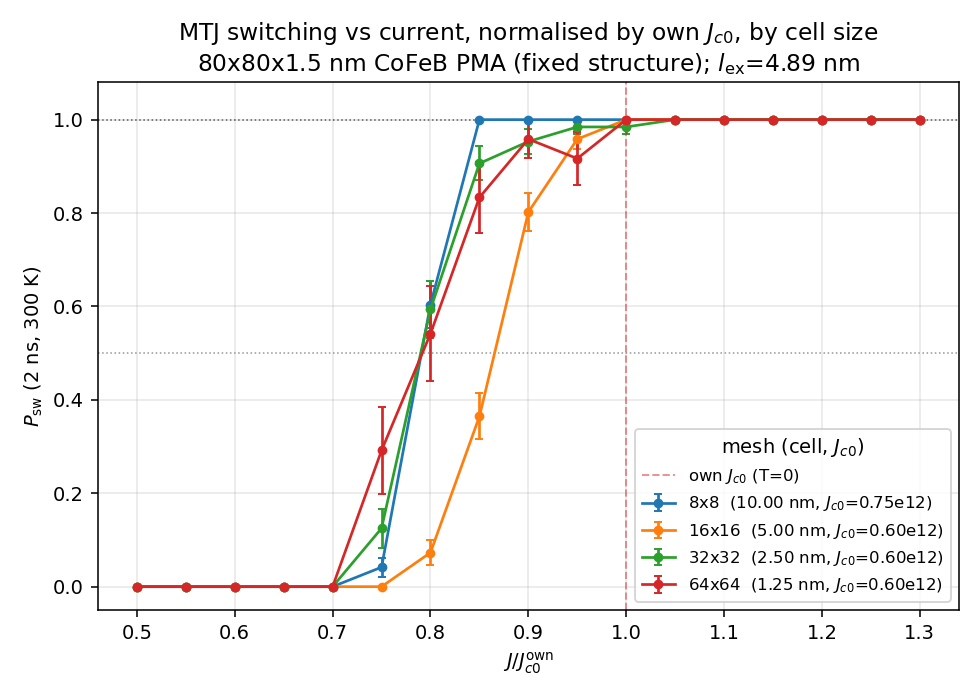

The script that saved this image:
"""
Notebook 32c: P_sw vs J/Jc0 (own-threshold-normalised) by cell size.

Redraws the notebook-32b dense sweep with each curve normalised by its OWN
T=0 threshold J_c0, isolating the transition SHAPE (thermal/nucleation width)
from the absolute-threshold shift. Reads 32b_psw_cache.json (no recompute).
"""
import json
from pathlib import Path
import numpy as np
import matplotlib; matplotlib.use('Agg'); import matplotlib.pyplot as plt

HERE = Path(__file__).parent
data = json.loads((HERE / "32b_psw_cache.json").read_text())
mu0, Ms, A = 4e-7*np.pi, 1.0e6, 1.5e-11
l_ex = np.sqrt(2*A/(mu0*Ms**2))
MESHES = [8, 16, 32, 64]; colors = {8:'C0',16:'C1',32:'C2',64:'C3'}

fig, ax = plt.subplots(figsize=(7.0, 5.0))
for n in MESHES:
    r = data[str(n)]
    Jn = np.array(r["J"])/r["Jc0"]; Psw = np.array(r["P"]); N = r["N"]
    ax.errorbar(Jn, Psw, yerr=np.sqrt(Psw*(1-Psw)/N), fmt='o-', color=colors[n],
                ms=4, lw=1.4, capsize=2,
                label=f'{n}x{n}  ({r["dxy"]*1e9:.2f} nm, $J_{{c0}}$={r["Jc0"]/1e12:.2f}e12)')
ax.axhline(0.5, color='0.6', ls=':', lw=0.8)
ax.axhline(1.0, color='k', ls=':', lw=0.8, alpha=0.6)
ax.axvline(1.0, color='C3', ls='--', lw=1, alpha=0.5, label=r'own $J_{c0}$ (T=0)')
ax.set_xlabel(r'$J / J_{c0}^\mathrm{own}$')
ax.set_ylabel(r'$P_\mathrm{sw}$ (2 ns, 300 K)')
ax.set_title('MTJ switching vs current, normalised by own $J_{c0}$, by cell size\n'
             f'80x80x1.5 nm CoFeB PMA (fixed structure); $l_\\mathrm{{ex}}$={l_ex*1e9:.2f} nm')
ax.set_ylim(-0.05, 1.08); ax.legend(title='mesh (cell, $J_{c0}$)', fontsize=8.5)
ax.grid(alpha=0.3); fig.tight_layout()
out = HERE / "32c_psw_vs_jnorm_by_cellsize.png"
fig.savefig(out, dpi=140); print("Plot saved:", out.name)

for n in MESHES:
    r = data[str(n)]; Jn = np.array(r["J"])/r["Jc0"]; Psw = np.array(r["P"])
    print(f"  {n:2d}x{n:<2d} ({r['dxy']*1e9:5.2f} nm): "
          f"J/Jc0(P=0.5)={Jn[np.argmin(np.abs(Psw-0.5))]:.2f}  "
          f"J/Jc0(P=1)={(Jn[np.argmax(Psw>=0.999)] if np.any(Psw>=0.999) else float('nan')):.2f}")
